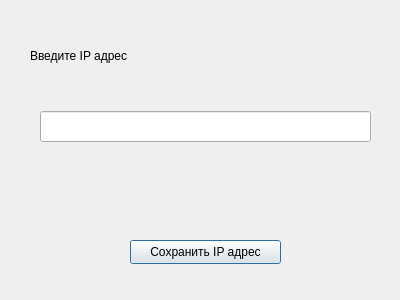
<?xml version="1.0" encoding="UTF-8"?>
<ui version="4.0">
 <class>IpSettingsDialog</class>
 <widget class="QDialog" name="IpSettingsDialog">
  <property name="geometry">
   <rect>
    <x>0</x>
    <y>0</y>
    <width>400</width>
    <height>300</height>
   </rect>
  </property>
  <property name="windowTitle">
   <string>Dialog</string>
  </property>
  <widget class="QLabel" name="IpSettings">
   <property name="geometry">
    <rect>
     <x>30</x>
     <y>30</y>
     <width>351</width>
     <height>51</height>
    </rect>
   </property>
   <property name="text">
    <string>Введите IP адрес</string>
   </property>
  </widget>
  <widget class="QPushButton" name="saveButton">
   <property name="geometry">
    <rect>
     <x>130</x>
     <y>240</y>
     <width>151</width>
     <height>24</height>
    </rect>
   </property>
   <property name="text">
    <string>Сохранить IP адрес</string>
   </property>
  </widget>
  <widget class="QLineEdit" name="lineEditIp">
   <property name="geometry">
    <rect>
     <x>40</x>
     <y>111</y>
     <width>331</width>
     <height>31</height>
    </rect>
   </property>
  </widget>
 </widget>
 <resources/>
 <connections/>
</ui>
